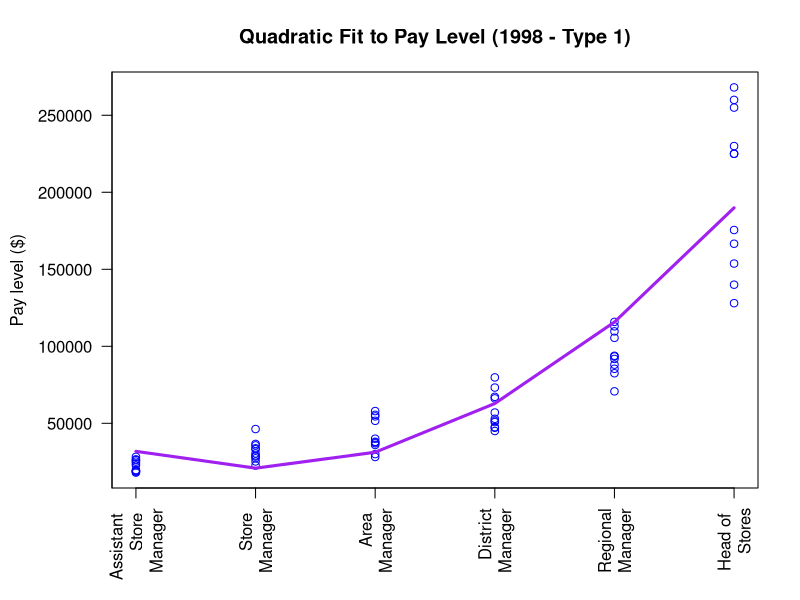
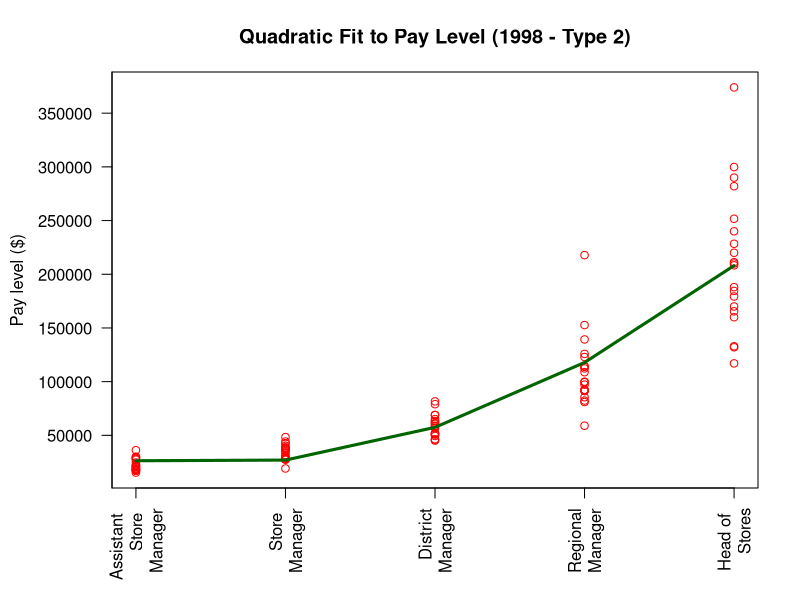

Reproduce these figures in R, in order.
setwd("~/Desktop/18-19 Thesis/R Calculations/1998 Ladders")
rm(list=ls())

noZone <- read.csv("noZone.csv")
noZoneNoArea <- read.csv("noZoneNoArea.csv")

# Asst Store is reported by hourly wage -> multiply 2080
noZone$AsstStoreMgr <- noZone$AsstStoreMgr*2080
noZoneNoArea$AsstStoreMgr <- noZoneNoArea$AsstStoreMgr*2080

# CREATE DATAFRAME
# No Zone
levelNZ <- data.frame(matrix(nrow = nrow(noZone)*(ncol(noZone) - 4), ncol = 2))
colnames(levelNZ) <- c("Position", "Level")

for (j in 5:ncol(noZone)){
  if (j == 5){
    for (i in 1:nrow(noZone)){
      levelNZ[i, 1] <- j - 4
      levelNZ[i, 2] <- noZone[i,j]
    }
  }
  if (j == 6){
    for (i in 1:nrow(noZone)){
      levelNZ[i + nrow(noZone), 1] <- j - 4
      levelNZ[i + nrow(noZone), 2] <- noZone[i,j]
    }
  }
  if (j == 7){
    for (i in 1:nrow(noZone)){
      levelNZ[i + 2*nrow(noZone), 1] <- j - 4
      levelNZ[i + 2*nrow(noZone), 2] <- noZone[i,j]
    }
  }
  if (j == 8){
    for (i in 1:nrow(noZone)){
      levelNZ[i + 3*nrow(noZone), 1] <- j - 4
      levelNZ[i + 3*nrow(noZone), 2] <- noZone[i,j]
    }
  }
  if (j == 9){
    for (i in 1:nrow(noZone)){
      levelNZ[i + 4*nrow(noZone), 1] <- j - 4
      levelNZ[i + 4*nrow(noZone), 2] <- noZone[i,j]
    }
  }
  if (j == 10){
    for (i in 1:nrow(noZone)){
      levelNZ[i + 5*nrow(noZone), 1] <- j - 4
      levelNZ[i + 5*nrow(noZone), 2] <- noZone[i,j]
    }
  }
}

# No Zone No Area
levelNZNA <- data.frame(matrix(nrow = nrow(noZoneNoArea)*(ncol(noZoneNoArea) - 4), ncol = 2))
colnames(levelNZNA) <- c("Position", "Level")

for (j in 5:ncol(noZoneNoArea)){
  if (j == 5){
    for (i in 1:nrow(noZoneNoArea)){
      levelNZNA[i, 1] <- j - 4
      levelNZNA[i, 2] <- noZoneNoArea[i,j]
    }
  }
  if (j == 6){
    for (i in 1:nrow(noZoneNoArea)){
      levelNZNA[i + nrow(noZoneNoArea), 1] <- j - 4
      levelNZNA[i + nrow(noZoneNoArea), 2] <- noZoneNoArea[i,j]
    }
  }
  if (j == 7){
    for (i in 1:nrow(noZoneNoArea)){
      levelNZNA[i + 2*nrow(noZoneNoArea), 1] <- j - 4
      levelNZNA[i + 2*nrow(noZoneNoArea), 2] <- noZoneNoArea[i,j]
    }
  }
  if (j == 8){
    for (i in 1:nrow(noZoneNoArea)){
      levelNZNA[i + 3*nrow(noZoneNoArea), 1] <- j - 4
      levelNZNA[i + 3*nrow(noZoneNoArea), 2] <- noZoneNoArea[i,j]
    }
  }
  if (j == 9){
    for (i in 1:nrow(noZoneNoArea)){
      levelNZNA[i + 4*nrow(noZoneNoArea), 1] <- j - 4
      levelNZNA[i + 4*nrow(noZoneNoArea), 2] <- noZoneNoArea[i,j]
    }
  }
}

# FIT QUADRATIC MODEL
modelNZ <- lm(levelNZ$Level ~ poly(levelNZ$Position,2))
modelNZNA <- lm(levelNZNA$Level ~ poly(levelNZNA$Position,2))
#----------------------------------#
# PLOT
#----------------------------------#

# No Zone
#mypath <- file.path("~/Desktop/18-19 Thesis/R Calculations/1998 Ladders/Plots/Level Regression/NoZone.jpeg")
#jpeg(file=mypath, width = 600, height = 600, units = "px", quality = 100)

dev.new(width = 3, height = 2)
op <- par(mar = c(5.5,5.5,3.5,2) + 0.1)

timevalues <- seq(0, 30, 0.1)
predictedNZ <- predict(modelNZ)
plot(levelNZ$Position, levelNZ$Level, col = "blue",
     axes = FALSE, ann = FALSE)

lines(levelNZ$Position, predictedNZ, col = "purple", lwd = 3)

# add axes
axis(1, at = c(1,2,3,4,5,6), 
     labels = c("Assistant \n Store \n Manager",
                "Store \nManager", 
                "Area \nManager", 
                "District\n Manager", 
                "Regional\n Manager",
                "Head of \n Stores"), las = 2, cex.axis = 1)
axis(2, at = seq(0, 400000, by = 50000), las = 2, cex.axis = 1)

title(ylab = "Pay level ($)", line = 4.25, cex.lab = 1)
title(main = "Quadratic Fit to Pay Level (1998 - Type 1)")
box()
par(op)

#dev.off()

# No Zone No Area
#mypath <- file.path("~/Desktop/18-19 Thesis/R Calculations/1998 Ladders/Plots/Level Regression/NoZoneNoArea.jpeg")
#jpeg(file=mypath, width = 600, height = 600, units = "px", quality = 100)

dev.new(width = 3, height = 2)
op <- par(mar = c(5.5,5.5,3.5,2) + 0.1)

timevalues <- seq(0, 30, 0.1)
predictedNZNA <- predict(modelNZNA)
plot(levelNZNA$Position, levelNZNA$Level, col = "red",
     axes = FALSE, ann = FALSE)

lines(levelNZNA$Position, predictedNZNA, col = "darkgreen", lwd = 3)

# add axes
axis(1, at = c(1,2,3,4,5), 
     labels = c("Assistant \n Store \n Manager",
                "Store \nManager", 
                "District\n Manager", 
                "Regional\n Manager",
                "Head of \n Stores"), las = 2, cex.axis = 1)
axis(2, at = seq(0, 400000, by = 50000), las = 2, cex.axis = 1)

title(ylab = "Pay level ($)", line = 4.25, cex.lab = 1)
title(main = "Quadratic Fit to Pay Level (1998 - Type 2)")
box()
par(op)

#dev.off()

#----------------------------------#
# SUMMARY
#----------------------------------#

summary(modelNZ)
summary(modelNZNA)

